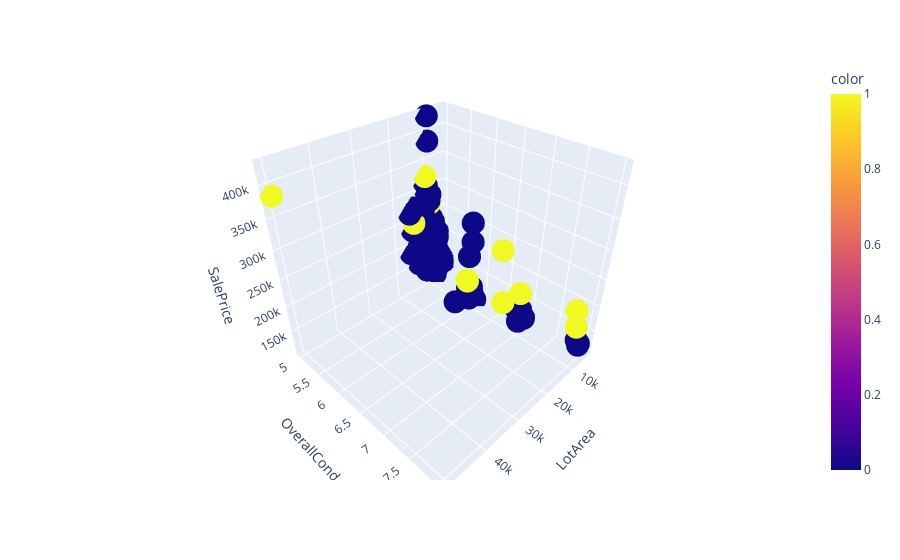

Source (notebook cell):
### Code cell
# Total data
train_test_data = X_train.append(X_test, ignore_index=True)
y_total = [0] * len(X_train) + y_test

fig = px.scatter_3d(train_test_data, x='LotArea', y='OverallCond', z='SalePrice', color=y_total)

fig.show()

### Figure 1 — Plotly figure (JSON) as saved in the notebook; plotly's stock layout.template omitted (floating-point values rounded to 4 significant figures; data arrays with more than 128 entries replaced by an {"elided": "..."} marker saying what was removed)
{"data": [{"hovertemplate": "LotArea=%{x}<br>OverallCond=%{y}<br>SalePrice=%{z}<br>color=%{marker.color}<extra></extra>", "legendgroup": "", "marker": {"color": {"elided": "161 int values"}, "coloraxis": "coloraxis", "symbol": "circle"}, "mode": "markers", "name": "", "scene": "scene", "showlegend": false, "type": "scatter3d", "x": {"elided": "161 int values"}, "y": {"elided": "161 int values"}, "z": {"elided": "161 int values"}}], "layout": {"coloraxis": {"colorbar": {"title": {"text": "color"}}, "colorscale": [[0, "#0d0887"], [0.1111, "#46039f"], [0.2222, "#7201a8"], [0.3333, "#9c179e"], [0.4444, "#bd3786"], [0.5556, "#d8576b"], [0.6667, "#ed7953"], [0.7778, "#fb9f3a"], [0.8889, "#fdca26"], [1, "#f0f921"]]}, "legend": {"tracegroupgap": 0}, "margin": {"t": 60}, "scene": {"domain": {"x": [0, 1], "y": [0, 1]}, "xaxis": {"title": {"text": "LotArea"}}, "yaxis": {"title": {"text": "OverallCond"}}, "zaxis": {"title": {"text": "SalePrice"}}}}}
